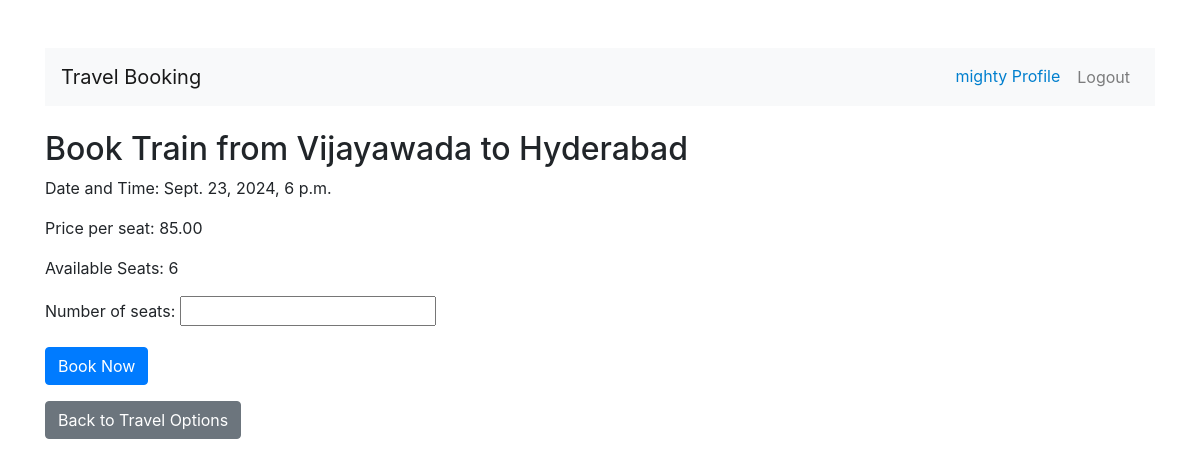
/book/1/ (signed in), run on the app's committed database.
### users/models.py (models this page shows, shortened)
class CustomUser(AbstractUser):
    phone_number = models.CharField(max_length=15, null=True, blank=True)

class TravelOption(models.Model):
    TRAVEL_TYPES = [
        ('flight', 'Flight'),
        ('train', 'Train'),
        ('bus', 'Bus'),
    ]
    travel_id = models.AutoField(primary_key=True)  # Auto-generated travel ID
    travel_type = models.CharField(max_length=10, choices=TRAVEL_TYPES)  # Flight/Train/Bus
    source = models.CharField(max_length=100)  # Starting point
    destination = models.CharField(max_length=100)  # Destination
    date_time = models.DateTimeField()  # Travel date and time
    price = models.DecimalField(max_digits=10, decimal_places=2)  # Price
    available_seats = models.PositiveIntegerField()  # Available seats

### users/views.py (the view)
# urls.py: path('book/<int:travel_id>/', book_travel_option, name='book_travel_option'),  # URL for booking
@login_required
def book_travel_option(request, travel_id):
    travel_option = get_object_or_404(TravelOption, travel_id=travel_id)
    if request.method == 'POST':
        form = BookingForm(request.POST, travel_option=travel_option)  # Pass travel_option to the form
        if form.is_valid():
            booking = form.save(commit=False)
            booking.user = request.user  # Assign the current logged-in user
            booking.travel_option = travel_option  # Assign the selected travel option
            booking.total_price = booking.calculate_total_price()  # Calculate the total price
            booking.save()  # Now save the booking object to the database
            travel_option.available_seats -= booking.number_of_seats
            travel_option.save()
            messages.success(request, 'Booking confirmed successfully!')
            return redirect('my_bookings')  # Redirect to the user's bookings page
    else:
        form = BookingForm(travel_option=travel_option)  # Pass travel_option to the form
    return render(request, 'users/book_travel_option.html', {'form': form, 'travel_option': travel_option})

### users/forms.py (shortened to what this page needs)
class BookingForm(forms.ModelForm):
    def __init__(self, *args, **kwargs):
        self.travel_option = kwargs.pop('travel_option', None)
        super().__init__(*args, **kwargs)
    class Meta:
        model = Booking
        fields = ['number_of_seats']  # Only ask the user for the number of seats

### users/templates/users/book_travel_option.html (shortened to what this page needs)
{% extends "base.html" %}
{% block content %}
<h2>Book {{ travel_option.get_travel_type_display }} from {{ travel_option.source }} to {{ travel_option.destination }}</h2>
<p>Date and Time: {{ travel_option.date_time }}</p>
<p>Price per seat: {{ travel_option.price }}</p>
<p>Available Seats: {{ travel_option.available_seats }}</p>
<form method="post">
    {{ form.as_p }}
    <button type="submit" class="btn btn-primary">Book Now</button>
</form>
<a href="{% url 'travel_options_list' %}" class="btn btn-secondary mt-3">Back to Travel Options</a>
{% endblock %}

### users/templates/base.html (shortened to what this page needs)
<!DOCTYPE html>
<html lang="en">
<head>
    <link rel="stylesheet" href="https://stackpath.bootstrapcdn.com/bootstrap/4.5.2/css/bootstrap.min.css">
</head>
<body>
    <div class="container mt-5">
        <nav class="navbar navbar-expand-lg navbar-light bg-light">
            <a class="navbar-brand" href="/">Travel Booking</a>
            <ul class="navbar-nav ml-auto">
                {% if user.is_authenticated %}
                    <li class="nav-item">
                        <a style="color: rgb(0, 127, 206);" class="nav-link" href="{% url 'profile' %}">{{ user.username }} Profile</a>
                    </li>
                    <li class="nav-item">
                        <form action="{% url 'logout' %}" method="POST" class="d-inline">
                            <button type="submit" class="btn btn-link nav-link">Logout</button>
                        </form>
                    </li>
                {% endif %}
            </ul>
        </nav>
        <div class="content mt-4">
            {% block content %}
            {% endblock %}
        </div>
    </div>
</body>
</html>

### data on the page
CustomUser: username "mighty"
TravelOption: travel_type "Train", source "Vijayawada", destination "Hyderabad", date_time "Sept. 23, 2024, 6 p.m.", price "85.00", available_seats "6"
